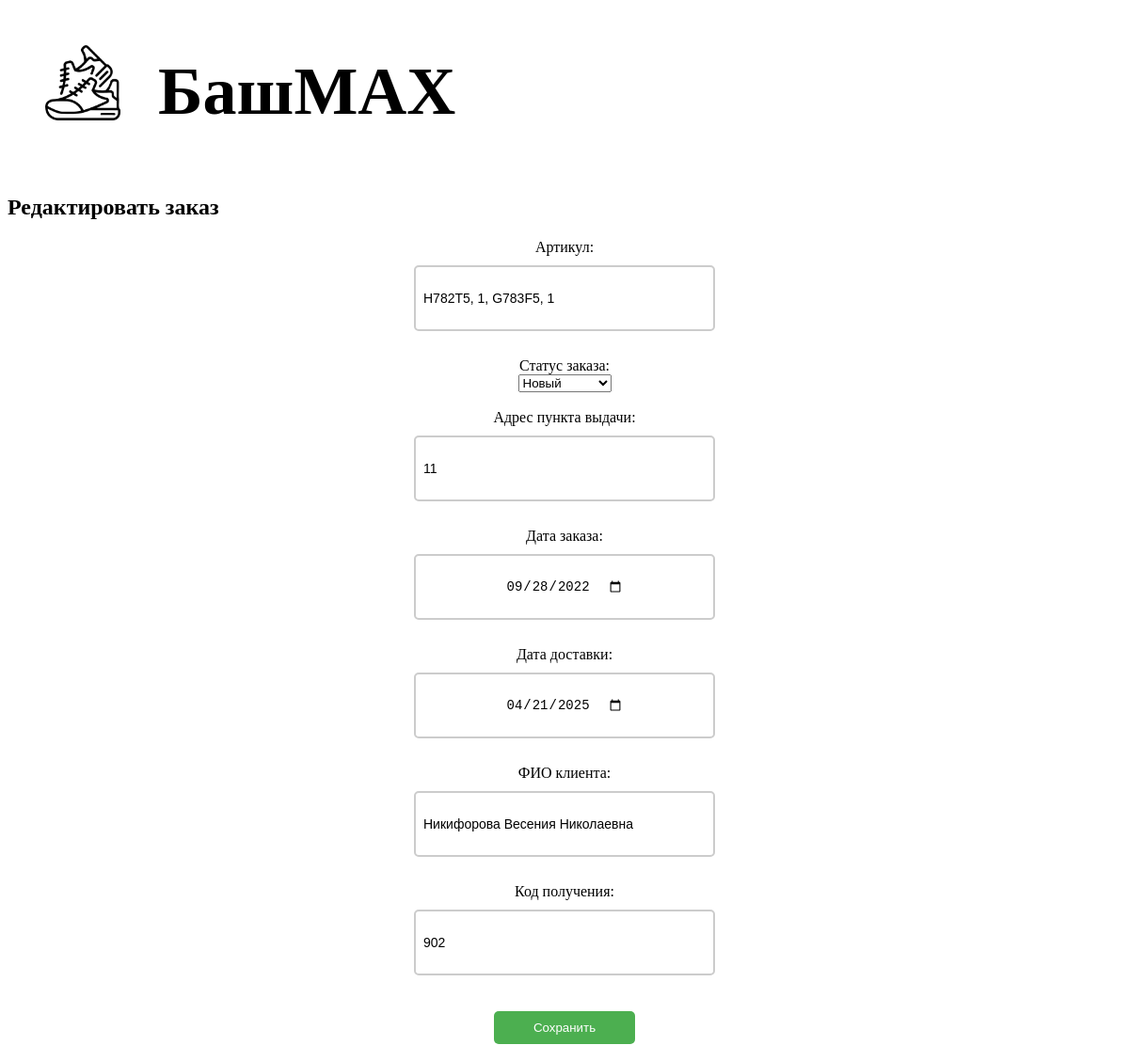
The page /edit_order/2 on the database its author committed.
### tables this page shows
CREATE TABLE orders (
            id INTEGER PRIMARY KEY AUTOINCREMENT,
            artikul TEXT,
            order_date DATE,
            delivery_date DATE,
            pup_address INTEGER,
            fullname TEXT,
            code INTEGER,
            status TEXT
        );

### main.py (the view, shortened to what this page needs)
@app.route("/edit_order/<int:order_id>", methods=["GET", "POST"])
def edit_order(order_id):
    conn = get_db()
    cursor = conn.cursor()
    cursor.execute("SELECT * FROM orders WHERE id=?", (order_id,))
    order = cursor.fetchone()
    conn.close()
    return render_template("add_edit_order.html", order=order)

### main.py (called while the page is built)
def get_db():
    conn = sqlite3.connect(DB_NAME)
    conn.row_factory = sqlite3.Row
    return conn

### templates/add_edit_order.html (shortened to what this page needs)
<!DOCTYPE html>
<html lang="en">
<head>
    <link rel="stylesheet" href="{{ url_for('static', filename='styles.css') }}">
</head>
<body>
<header>
    <div style="display: flex;">
        <img style="margin: 40px; width: 80px; height: 80px"
             src="{{ url_for('static', filename='images/Icon.png') }}">
        <h1 style="font-size: 72px">БашMAX</h1>
    </div>
</header>
<main>
<h2>{{ 'Редактировать заказ' if order else 'Добавить заказ' }}</h2>
<form method="post">
    <label>Артикул:</label>
    <input type="text" name="artikul" value="{{ order['artikul'] if order else '' }}"><br>
    <label>Статус заказа:</label>
    <select name="status">
        {% for s in ['Новый', 'В обработке', 'Выполнен', 'Отменён'] %}
            <option value="{{ s }}" {% if order and order['status']==s %}selected{% endif %}>{{ s }}</option>
        {% endfor %}
    </select><br>
    <label>Адрес пункта выдачи:</label>
    <input type="text" name="pup_address" value="{{ order['pup_address'] if order else '' }}"><br>
    <label>Дата заказа:</label>
    <input type="date" name="order_date" value="{{ order['order_date'][:10] if order else '' }}"><br>
    <label>Дата доставки:</label>
    <input type="date" name="delivery_date" value="{{ order['delivery_date'][:10] if order else '' }}"><br>
    <label>ФИО клиента:</label>
    <input type="text" name="fullname" value="{{ order['fullname'] if order else '' }}"><br>
    <label>Код получения:</label>
    <input type="text" name="code" value="{{ order['code'] if order else '' }}"><br>
    <button type="submit">{{ 'Сохранить' if order else 'Добавить' }}</button>
</form>
</main>
</body>
</html>

### static/styles.css (style rules this page uses)
input { display: flex; padding: 8px; margin: 10px; border: 2px solid #ccc; border-radius: 5px; font-size: 14px; justify-content:center; align-items:center; width: 300px; height: 50px }
button { background-color: #4CAF50; color: white; border: none; margin: 10px; padding: 10px 15px; border-radius: 5px; cursor: pointer; width: 150px }
form { display: flex; flex-direction: column; align-items: center; }

### rows shown on the page
orders: artikul "H782T5, 1, G783F5, 1", pup_address "11", order_date "09/28/2022", delivery_date "04/21/2025", fullname "Никифорова Весения Николаевна", code "902"

### other values the page prints
{{ 'Редактировать заказ' if order else 'Добавить заказ' }} "Редактировать заказ"
{{ 'Сохранить' if order else 'Добавить' }} "Сохранить"
form field status "Новый"
